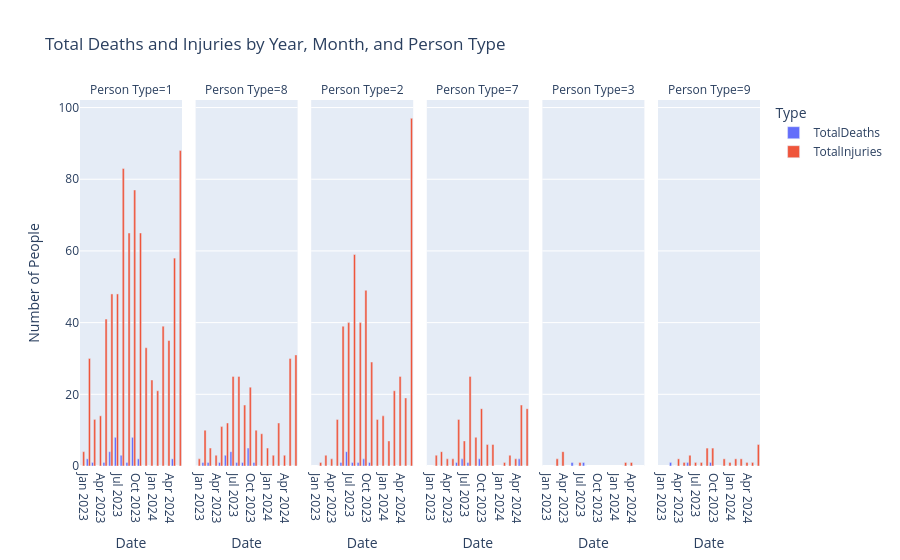

The cell this chart's notebook holds for it:
### Code cell
# Create the bar chart
fig = px.bar(df_melted, x='Date', y='Count', color='Type', barmode='group',
             facet_col='PersonType', title='Total Deaths and Injuries by Year, Month, and Person Type',
             labels={'Count': 'Number of People', 'Date': 'Date', 'PersonType': 'Person Type'})

# Update x-axis to show only quarterly months
fig.update_xaxes(
    dtick="M3",
    tickformat="%b %Y",
    ticklabelmode="period"
)

# Show the figure
fig.show()

### Figure 1 — Plotly figure (JSON) as saved in the notebook; plotly's stock layout.template omitted (floating-point values rounded to 4 significant figures)
{"data": [{"alignmentgroup": "True", "hovertemplate": "Type=TotalDeaths<br>Person Type=1<br>Date=%{x}<br>Number of People=%{y}<extra></extra>", "legendgroup": "TotalDeaths", "marker": {"color": "#636efa", "pattern": {"shape": ""}}, "name": "TotalDeaths", "offsetgroup": "TotalDeaths", "orientation": "v", "showlegend": true, "textposition": "auto", "type": "bar", "x": ["2023-01-01T00:00:00", "2023-02-01T00:00:00", "2023-03-01T00:00:00", "2023-04-01T00:00:00", "2023-05-01T00:00:00", "2023-06-01T00:00:00", "2023-07-01T00:00:00", "2023-08-01T00:00:00", "2023-09-01T00:00:00", "2023-10-01T00:00:00", "2023-11-01T00:00:00", "2023-12-01T00:00:00", "2024-01-01T00:00:00", "2024-02-01T00:00:00", "2024-03-01T00:00:00", "2024-04-01T00:00:00", "2024-05-01T00:00:00", "2024-06-01T00:00:00"], "xaxis": "x", "y": [0, 2, 1, 0, 1, 4, 8, 3, 1, 8, 2, 0, 0, 0, 0, 0, 2, 0], "yaxis": "y"}, {"alignmentgroup": "True", "hovertemplate": "Type=TotalDeaths<br>Person Type=8<br>Date=%{x}<br>Number of People=%{y}<extra></extra>", "legendgroup": "TotalDeaths", "marker": {"color": "#636efa", "pattern": {"shape": ""}}, "name": "TotalDeaths", "offsetgroup": "TotalDeaths", "orientation": "v", "showlegend": false, "textposition": "auto", "type": "bar", "x": ["2023-01-01T00:00:00", "2023-02-01T00:00:00", "2023-03-01T00:00:00", "2023-04-01T00:00:00", "2023-05-01T00:00:00", "2023-06-01T00:00:00", "2023-07-01T00:00:00", "2023-08-01T00:00:00", "2023-09-01T00:00:00", "2023-10-01T00:00:00", "2023-11-01T00:00:00", "2023-12-01T00:00:00", "2024-01-01T00:00:00", "2024-02-01T00:00:00", "2024-03-01T00:00:00", "2024-04-01T00:00:00", "2024-05-01T00:00:00", "2024-06-01T00:00:00"], "xaxis": "x2", "y": [0, 1, 1, 0, 1, 3, 4, 1, 1, 5, 1, 0, 0, 0, 0, 0, 0, 0], "yaxis": "y2"}, {"alignmentgroup": "True", "hovertemplate": "Type=TotalDeaths<br>Person Type=2<br>Date=%{x}<br>Number of People=%{y}<extra></extra>", "legendgroup": "TotalDeaths", "marker": {"color": "#636efa", "pattern": {"shape": ""}}, "name": "TotalDeaths", "offsetgroup": "TotalDeaths", "orientation": "v", "showlegend": false, "textposition": "auto", "type": "bar", "x": ["2023-02-01T00:00:00", "2023-03-01T00:00:00", "2023-04-01T00:00:00", "2023-05-01T00:00:00", "2023-06-01T00:00:00", "2023-07-01T00:00:00", "2023-08-01T00:00:00", "2023-09-01T00:00:00", "2023-10-01T00:00:00", "2023-11-01T00:00:00", "2023-12-01T00:00:00", "2024-01-01T00:00:00", "2024-02-01T00:00:00", "2024-03-01T00:00:00", "2024-04-01T00:00:00", "2024-05-01T00:00:00", "2024-06-01T00:00:00"], "xaxis": "x3", "y": [0, 0, 0, 0, 1, 4, 1, 1, 2, 1, 0, 0, 0, 0, 0, 0, 0], "yaxis": "y3"}, {"alignmentgroup": "True", "hovertemplate": "Type=TotalDeaths<br>Person Type=7<br>Date=%{x}<br>Number of People=%{y}<extra></extra>", "legendgroup": "TotalDeaths", "marker": {"color": "#636efa", "pattern": {"shape": ""}}, "name": "TotalDeaths", "offsetgroup": "TotalDeaths", "orientation": "v", "showlegend": false, "textposition": "auto", "type": "bar", "x": ["2023-02-01T00:00:00", "2023-03-01T00:00:00", "2023-04-01T00:00:00", "2023-05-01T00:00:00", "2023-06-01T00:00:00", "2023-07-01T00:00:00", "2023-08-01T00:00:00", "2023-09-01T00:00:00", "2023-10-01T00:00:00", "2023-11-01T00:00:00", "2023-12-01T00:00:00", "2024-02-01T00:00:00", "2024-03-01T00:00:00", "2024-04-01T00:00:00", "2024-05-01T00:00:00", "2024-06-01T00:00:00"], "xaxis": "x4", "y": [0, 0, 0, 0, 1, 2, 1, 0, 2, 0, 0, 0, 0, 0, 2, 0], "yaxis": "y4"}, {"alignmentgroup": "True", "hovertemplate": "Type=TotalDeaths<br>Person Type=3<br>Date=%{x}<br>Number of People=%{y}<extra></extra>", "legendgroup": "TotalDeaths", "marker": {"color": "#636efa", "pattern": {"shape": ""}}, "name": "TotalDeaths", "offsetgroup": "TotalDeaths", "orientation": "v", "showlegend": false, "textposition": "auto", "type": "bar", "x": ["2023-03-01T00:00:00", "2023-04-01T00:00:00", "2023-06-01T00:00:00", "2023-07-01T00:00:00", "2023-08-01T00:00:00", "2024-03-01T00:00:00", "2024-04-01T00:00:00"], "xaxis": "x5", "y": [0, 0, 1, 0, 1, 0, 0], "yaxis": "y5"}, {"alignmentgroup": "True", "hovertemplate": "Type=TotalDeaths<br>Person Type=9<br>Date=%{x}<br>Number of People=%{y}<extra></extra>", "legendgroup": "TotalDeaths", "marker": {"color": "#636efa", "pattern": {"shape": ""}}, "name": "TotalDeaths", "offsetgroup": "TotalDeaths", "orientation": "v", "showlegend": false, "textposition": "auto", "type": "bar", "x": ["2023-03-01T00:00:00", "2023-04-01T00:00:00", "2023-05-01T00:00:00", "2023-06-01T00:00:00", "2023-07-01T00:00:00", "2023-08-01T00:00:00", "2023-09-01T00:00:00", "2023-10-01T00:00:00", "2023-12-01T00:00:00", "2024-01-01T00:00:00", "2024-02-01T00:00:00", "2024-03-01T00:00:00", "2024-04-01T00:00:00", "2024-05-01T00:00:00", "2024-06-01T00:00:00"], "xaxis": "x6", "y": [1, 0, 0, 1, 0, 0, 0, 1, 0, 0, 0, 0, 0, 0, 0], "yaxis": "y6"}, {"alignmentgroup": "True", "hovertemplate": "Type=TotalInjuries<br>Person Type=1<br>Date=%{x}<br>Number of People=%{y}<extra></extra>", "legendgroup": "TotalInjuries", "marker": {"color": "#EF553B", "pattern": {"shape": ""}}, "name": "TotalInjuries", "offsetgroup": "TotalInjuries", "orientation": "v", "showlegend": true, "textposition": "auto", "type": "bar", "x": ["2023-01-01T00:00:00", "2023-02-01T00:00:00", "2023-03-01T00:00:00", "2023-04-01T00:00:00", "2023-05-01T00:00:00", "2023-06-01T00:00:00", "2023-07-01T00:00:00", "2023-08-01T00:00:00", "2023-09-01T00:00:00", "2023-10-01T00:00:00", "2023-11-01T00:00:00", "2023-12-01T00:00:00", "2024-01-01T00:00:00", "2024-02-01T00:00:00", "2024-03-01T00:00:00", "2024-04-01T00:00:00", "2024-05-01T00:00:00", "2024-06-01T00:00:00"], "xaxis": "x", "y": [4, 30, 13, 14, 41, 48, 48, 83, 65, 77, 65, 33, 24, 21, 39, 35, 58, 88], "yaxis": "y"}, {"alignmentgroup": "True", "hovertemplate": "Type=TotalInjuries<br>Person Type=8<br>Date=%{x}<br>Number of People=%{y}<extra></extra>", "legendgroup": "TotalInjuries", "marker": {"color": "#EF553B", "pattern": {"shape": ""}}, "name": "TotalInjuries", "offsetgroup": "TotalInjuries", "orientation": "v", "showlegend": false, "textposition": "auto", "type": "bar", "x": ["2023-01-01T00:00:00", "2023-02-01T00:00:00", "2023-03-01T00:00:00", "2023-04-01T00:00:00", "2023-05-01T00:00:00", "2023-06-01T00:00:00", "2023-07-01T00:00:00", "2023-08-01T00:00:00", "2023-09-01T00:00:00", "2023-10-01T00:00:00", "2023-11-01T00:00:00", "2023-12-01T00:00:00", "2024-01-01T00:00:00", "2024-02-01T00:00:00", "2024-03-01T00:00:00", "2024-04-01T00:00:00", "2024-05-01T00:00:00", "2024-06-01T00:00:00"], "xaxis": "x2", "y": [2, 10, 5, 3, 11, 12, 25, 25, 17, 22, 10, 9, 5, 3, 12, 3, 30, 31], "yaxis": "y2"}, {"alignmentgroup": "True", "hovertemplate": "Type=TotalInjuries<br>Person Type=2<br>Date=%{x}<br>Number of People=%{y}<extra></extra>", "legendgroup": "TotalInjuries", "marker": {"color": "#EF553B", "pattern": {"shape": ""}}, "name": "TotalInjuries", "offsetgroup": "TotalInjuries", "orientation": "v", "showlegend": false, "textposition": "auto", "type": "bar", "x": ["2023-02-01T00:00:00", "2023-03-01T00:00:00", "2023-04-01T00:00:00", "2023-05-01T00:00:00", "2023-06-01T00:00:00", "2023-07-01T00:00:00", "2023-08-01T00:00:00", "2023-09-01T00:00:00", "2023-10-01T00:00:00", "2023-11-01T00:00:00", "2023-12-01T00:00:00", "2024-01-01T00:00:00", "2024-02-01T00:00:00", "2024-03-01T00:00:00", "2024-04-01T00:00:00", "2024-05-01T00:00:00", "2024-06-01T00:00:00"], "xaxis": "x3", "y": [1, 3, 2, 13, 39, 40, 59, 40, 49, 29, 13, 14, 7, 21, 25, 19, 97], "yaxis": "y3"}, {"alignmentgroup": "True", "hovertemplate": "Type=TotalInjuries<br>Person Type=7<br>Date=%{x}<br>Number of People=%{y}<extra></extra>", "legendgroup": "TotalInjuries", "marker": {"color": "#EF553B", "pattern": {"shape": ""}}, "name": "TotalInjuries", "offsetgroup": "TotalInjuries", "orientation": "v", "showlegend": false, "textposition": "auto", "type": "bar", "x": ["2023-02-01T00:00:00", "2023-03-01T00:00:00", "2023-04-01T00:00:00", "2023-05-01T00:00:00", "2023-06-01T00:00:00", "2023-07-01T00:00:00", "2023-08-01T00:00:00", "2023-09-01T00:00:00", "2023-10-01T00:00:00", "2023-11-01T00:00:00", "2023-12-01T00:00:00", "2024-02-01T00:00:00", "2024-03-01T00:00:00", "2024-04-01T00:00:00", "2024-05-01T00:00:00", "2024-06-01T00:00:00"], "xaxis": "x4", "y": [3, 4, 2, 2, 13, 7, 25, 8, 16, 6, 6, 1, 3, 2, 17, 16], "yaxis": "y4"}, {"alignmentgroup": "True", "hovertemplate": "Type=TotalInjuries<br>Person Type=3<br>Date=%{x}<br>Number of People=%{y}<extra></extra>", "legendgroup": "TotalInjuries", "marker": {"color": "#EF553B", "pattern": {"shape": ""}}, "name": "TotalInjuries", "offsetgroup": "TotalInjuries", "orientation": "v", "showlegend": false, "textposition": "auto", "type": "bar", "x": ["2023-03-01T00:00:00", "2023-04-01T00:00:00", "2023-06-01T00:00:00", "2023-07-01T00:00:00", "2023-08-01T00:00:00", "2024-03-01T00:00:00", "2024-04-01T00:00:00"], "xaxis": "x5", "y": [2, 4, 0, 1, 0, 1, 1], "yaxis": "y5"}, {"alignmentgroup": "True", "hovertemplate": "Type=TotalInjuries<br>Person Type=9<br>Date=%{x}<br>Number of People=%{y}<extra></extra>", "legendgroup": "TotalInjuries", "marker": {"color": "#EF553B", "pattern": {"shape": ""}}, "name": "TotalInjuries", "offsetgroup": "TotalInjuries", "orientation": "v", "showlegend": false, "textposition": "auto", "type": "bar", "x": ["2023-03-01T00:00:00", "2023-04-01T00:00:00", "2023-05-01T00:00:00", "2023-06-01T00:00:00", "2023-07-01T00:00:00", "2023-08-01T00:00:00", "2023-09-01T00:00:00", "2023-10-01T00:00:00", "2023-12-01T00:00:00", "2024-01-01T00:00:00", "2024-02-01T00:00:00", "2024-03-01T00:00:00", "2024-04-01T00:00:00", "2024-05-01T00:00:00", "2024-06-01T00:00:00"], "xaxis": "x6", "y": [0, 2, 1, 3, 1, 1, 5, 5, 2, 1, 2, 2, 1, 1, 6], "yaxis": "y6"}], "layout": {"annotations": [{"font": {}, "showarrow": false, "text": "Person Type=1", "x": 0.075, "xanchor": "center", "xref": "paper", "y": 1, "yanchor": "bottom", "yref": "paper"}, {"font": {}, "showarrow": false, "text": "Person Type=8", "x": 0.245, "xanchor": "center", "xref": "paper", "y": 1, "yanchor": "bottom", "yref": "paper"}, {"font": {}, "showarrow": false, "text": "Person Type=2", "x": 0.415, "xanchor": "center", "xref": "paper", "y": 1, "yanchor": "bottom", "yref": "paper"}, {"font": {}, "showarrow": false, "text": "Person Type=7", "x": 0.585, "xanchor": "center", "xref": "paper", "y": 1, "yanchor": "bottom", "yref": "paper"}, {"font": {}, "showarrow": false, "text": "Person Type=3", "x": 0.755, "xanchor": "center", "xref": "paper", "y": 1, "yanchor": "bottom", "yref": "paper"}, {"font": {}, "showarrow": false, "text": "Person Type=9", "x": 0.925, "xanchor": "center", "xref": "paper", "y": 1, "yanchor": "bottom", "yref": "paper"}], "barmode": "group", "legend": {"title": {"text": "Type"}, "tracegroupgap": 0}, "title": {"text": "Total Deaths and Injuries by Year, Month, and Person Type"}, "xaxis": {"anchor": "y", "domain": [0, 0.15], "dtick": "M3", "tickformat": "%b %Y", "ticklabelmode": "period", "title": {"text": "Date"}}, "xaxis2": {"anchor": "y2", "domain": [0.17, 0.32], "dtick": "M3", "matches": "x", "tickformat": "%b %Y", "ticklabelmode": "period", "title": {"text": "Date"}}, "xaxis3": {"anchor": "y3", "domain": [0.34, 0.49], "dtick": "M3", "matches": "x", "tickformat": "%b %Y", "ticklabelmode": "period", "title": {"text": "Date"}}, "xaxis4": {"anchor": "y4", "domain": [0.51, 0.66], "dtick": "M3", "matches": "x", "tickformat": "%b %Y", "ticklabelmode": "period", "title": {"text": "Date"}}, "xaxis5": {"anchor": "y5", "domain": [0.68, 0.83], "dtick": "M3", "matches": "x", "tickformat": "%b %Y", "ticklabelmode": "period", "title": {"text": "Date"}}, "xaxis6": {"anchor": "y6", "domain": [0.85, 1], "dtick": "M3", "matches": "x", "tickformat": "%b %Y", "ticklabelmode": "period", "title": {"text": "Date"}}, "yaxis": {"anchor": "x", "domain": [0, 1], "title": {"text": "Number of People"}}, "yaxis2": {"anchor": "x2", "domain": [0, 1], "matches": "y", "showticklabels": false}, "yaxis3": {"anchor": "x3", "domain": [0, 1], "matches": "y", "showticklabels": false}, "yaxis4": {"anchor": "x4", "domain": [0, 1], "matches": "y", "showticklabels": false}, "yaxis5": {"anchor": "x5", "domain": [0, 1], "matches": "y", "showticklabels": false}, "yaxis6": {"anchor": "x6", "domain": [0, 1], "matches": "y", "showticklabels": false}}}
